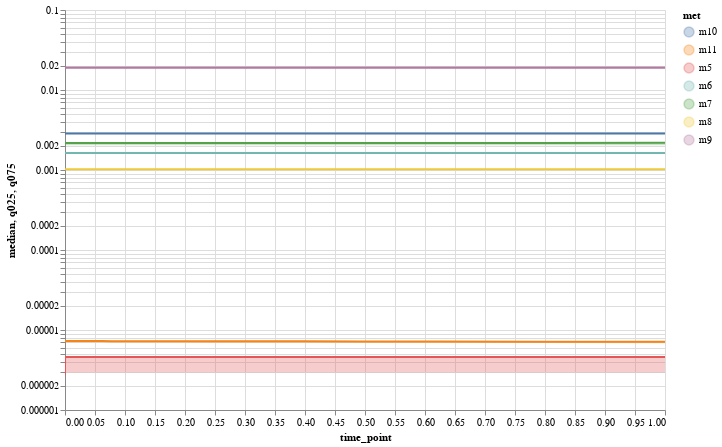

Notebook code cell kept with this figure:
### Markdown cell above
To plot absolute concentrations set quant_type='conc_abs', to plot relative concentrations set quant_type='conc_rel'.

To plot absolute fluxes set quant_type='flux_abs', to plot relative fluxes set quant_type='flux_rel'.

### Code cell
plot_ensemble_interactive(conc_quartiles_df, quant_type='conc_abs', selected_data=met_names, x_scale='linear',
                          y_scale='log', x_lim=None, y_lim=None)

### Figure 1 — Vega-Lite specification as saved in the notebook (floating-point values rounded to 4 significant figures; data arrays with more than 128 entries replaced by an {"elided": "..."} marker saying what was removed)
{"config": {"view": {"continuousWidth": 400, "continuousHeight": 300}}, "layer": [{"data": {"name": "data-f52b3f7889bb233a90d0564e55d00ca4"}, "mark": "line", "encoding": {"color": {"field": "met", "type": "nominal"}, "tooltip": [{"field": "met", "type": "nominal"}, {"field": "median", "type": "quantitative"}], "x": {"field": "time_point", "scale": {"type": "linear"}, "type": "quantitative"}, "y": {"field": "median", "scale": {"type": "log"}, "type": "quantitative"}}, "height": 400, "selection": {"selector001": {"type": "interval", "bind": "scales", "encodings": ["x", "y"]}}, "width": 600}, {"data": {"name": "data-f52b3f7889bb233a90d0564e55d00ca4"}, "mark": "area", "encoding": {"color": {"field": "met", "type": "nominal"}, "opacity": {"value": 0.3}, "tooltip": [{"field": "met", "type": "nominal"}, {"field": "median", "type": "quantitative"}], "x": {"field": "time_point", "scale": {"type": "linear"}, "type": "quantitative"}, "y": {"field": "q025", "scale": {"type": "log"}, "type": "quantitative"}, "y2": {"field": "q075"}}, "height": 400, "width": 600}], "$schema": "https://vega.github.io/schema/vega-lite/v4.17.0.json", "datasets": {"data-f52b3f7889bb233a90d0564e55d00ca4": {"elided": "700 records"}}}
